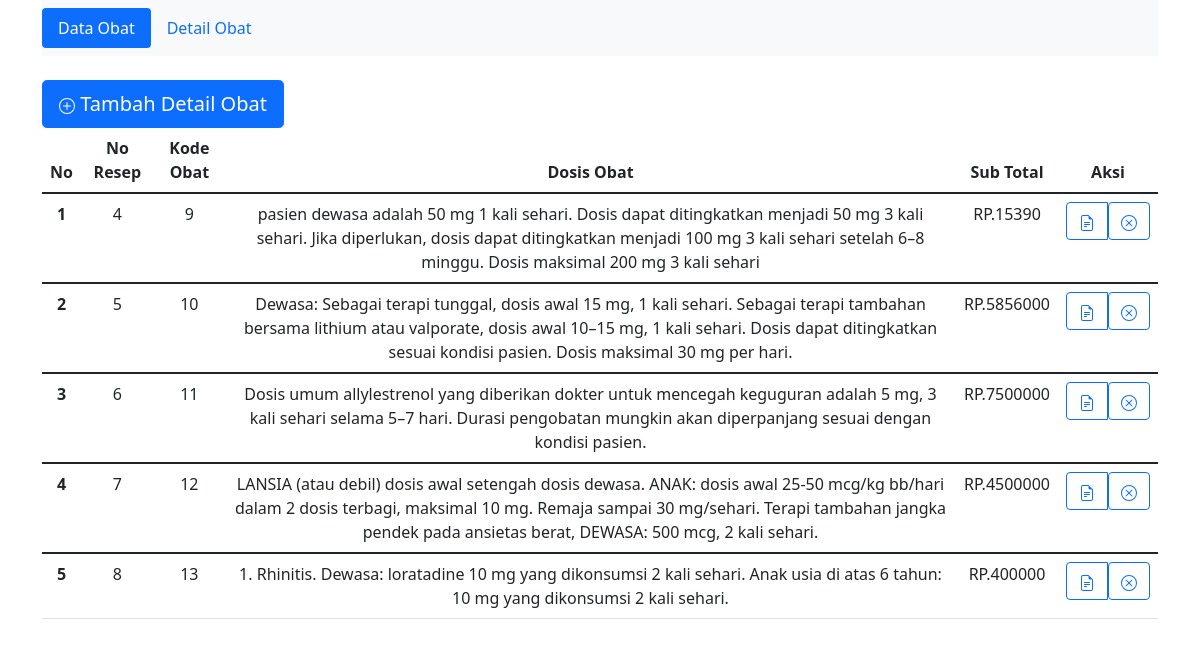
Screenshot of /detailobat.php with the database file from the repository.
### tables this page shows
CREATE TABLE `t_detailobat` (
  `no_resep` int(11) NOT NULL,
  `kode_obat` int(11) DEFAULT NULL,
  `dosis` varchar(255) DEFAULT NULL,
  `sub_total` int(11) DEFAULT NULL
);

### detailobat.php (the view, shortened to what this page needs)
<?php
require 'koneksi.php';
$detail = mysqli_query($conn, "SELECT * FROM t_detailobat");
?>
<!doctype html>
<html lang="en">
<head>
    <link href="https://cdn.jsdelivr.net/npm/bootstrap@5.1.3/dist/css/bootstrap.min.css" rel="stylesheet">
</head>
<body class="container">
    <nav>
        <nav class="navbar navbar-expand-lg navbar-light bg-light">
            <nav class="nav nav-pills nav-fill">
                <a class="nav-link active" aria-current="page" href="index.php">Data Obat</a>
                <a class="nav-link" href="detailobat.php">Detail Obat</a>
            </nav>
        </nav>
    </nav><br>
    <header>
        <button type="button" class="btn btn-primary btn-lg" data-bs-toggle="modal" data-bs-target="#tambahdetailobat"> Tambah Detail Obat</button>
    </header>
    <section>
        <table class="table text-center">
            <thead>
                <tr>
                    <th scope="col">No</th>
                    <th scope="col">No Resep</th>
                    <th scope="col">Kode Obat</th>
                    <th scope="col">Dosis Obat</th>
                    <th scope="col">Sub Total</th>
                    <th scope="col">Aksi</th>
                </tr>
            </thead>
            <?php $i = 1; ?>
            <?php while ($detailobat = mysqli_fetch_assoc($detail)) : ?>
                <tbody>
                    <tr>
                        <th scope="row"><?= $i; ?></th>
                        <td><?= $detailobat['no_resep']; ?></td>
                        <td><?= $detailobat['kode_obat']; ?></td>
                        <td><?= $detailobat['dosis']; ?></td>
                        <td>RP.<?= $detailobat['sub_total']; ?></td>
                        <td>
                            <div class="btn-group" role="group" aria-label="Basic outlined example">
                                <button type="button" class="btn btn-outline-primary" data-bs-toggle="modal" data-bs-target="#ubahdetailobat<?= $detailobat['no_resep']; ?>"></button>
                                <a href="hapusdetailobat.php?nr=<?= $detailobat['no_resep']; ?>">
                                    <button type="button" class="btn btn-outline-primary"></button>
                                </a>
                            </div>
                        </td>
                    </tr>
                    <?php $i++; ?>
                <?php endwhile; ?>
                </tbody>
        </table>
    </section>
</body>
</html>

### rows the page displays
t_detailobat: no_resep "4", kode_obat "9", dosis "pasien dewasa adalah 50 mg 1 kali sehari. Dosis dapat ditingkatkan menjadi 50 mg 3 kali sehari. Jika diperlukan, dosis dapat ditingkatkan menjadi 100 mg 3 kali sehari setelah 6–8 minggu. Dosis maksimal 200 mg 3 kali sehari", sub_total "15390"
t_detailobat: no_resep "5", kode_obat "10", dosis "Dewasa: Sebagai terapi tunggal, dosis awal 15 mg, 1 kali sehari. Sebagai terapi tambahan bersama lithium atau valporate, dosis awal 10–15 mg, 1 kali sehari. Dosis dapat ditingkatkan sesuai kondisi pasien. Dosis maksimal 30 mg per hari.", sub_total "5856000"
t_detailobat: no_resep "6", kode_obat "11", dosis "Dosis umum allylestrenol yang diberikan dokter untuk mencegah keguguran adalah 5 mg, 3 kali sehari selama 5–7 hari. Durasi pengobatan mungkin akan diperpanjang sesuai dengan kondisi pasien.", sub_total "7500000"
t_detailobat: no_resep "7", kode_obat "12", dosis "LANSIA (atau debil) dosis awal setengah dosis dewasa. ANAK: dosis awal 25-50 mcg/kg bb/hari dalam 2 dosis terbagi, maksimal 10 mg. Remaja sampai 30 mg/sehari. Terapi tambahan jangka pendek pada ansietas berat, DEWASA: 500 mcg, 2 kali sehari.", sub_total "4500000"
t_detailobat: no_resep "8", kode_obat "13", dosis "1. Rhinitis. Dewasa: loratadine 10 mg yang dikonsumsi 2 kali sehari. Anak usia di atas 6 tahun: 10 mg yang dikonsumsi 2 kali sehari.", sub_total "400000"
